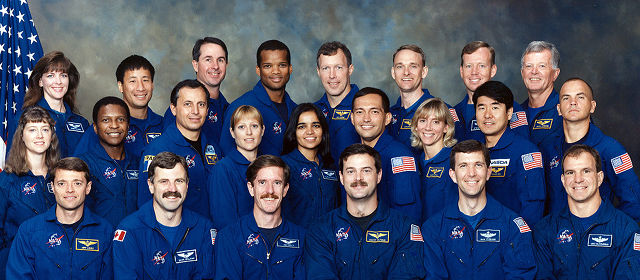
#> input picture src/Tasks/ImageTransformations/images/faces.jpg, 640 x 280 px
$ jupyter execute --allow-errors image-transformations.ipynb   (older library calls are emulated)
#> lines starting #> are read from the running program, lines starting #| are printed output that depends on the picture; after the words box and inside, x2 and y2 are one past the last pixel; in counts of white or black regions, pixels touching at a corner belong together
[cell 1]
import numpy as np
import cv2
import matplotlib.pyplot as plt
import scipy.misc
from scipy import ndimage

#> (a cell that did not finish here is left out)

[cell 3]
#Implement image translation using Numpy and OpenCV.

image = cv2.imread("images/faces.jpg")
#> image is the input picture: shape (280, 640, 3); mean B, G, R 102.4, 79.3, 71.3
height, width = image.shape[:2]
#> height = 280; width = 640

plt.imshow(cv2.cvtColor(image, cv2.COLOR_BGR2RGB))
plt.title("Original Image")
plt.show()

quarter_height, quarter_width = height / 4, width / 4
#> quarter_height = 70; quarter_width = 160

T = np.float32([[1, 0, quarter_width], [0, 1, quarter_height]])
#> T = [[1, 0, 160], [0, 1, 70]]

img_translation = cv2.warpAffine(image, T, (width, height))
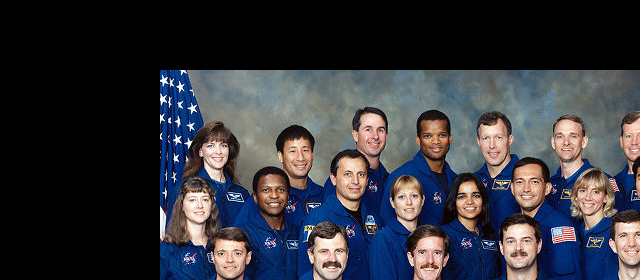
#> img_translation: shape (280, 640, 3); mean B, G, R 59.8, 53.3, 52.5

plt.imshow(cv2.cvtColor(img_translation, cv2.COLOR_BGR2RGB))
plt.title("Translation")
plt.show()

[cell 4]
#Implement image translation using Numpy and OpenCV.
#numpy
image = cv2.imread("images/faces.jpg")


height, width = image.shape[:-1]
shift = 100
rolled = np.roll(image, shift, axis=[0, 1])
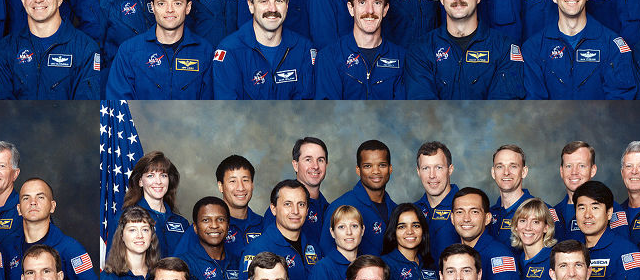
#> rolled: shape (280, 640, 3); mean B, G, R 102.4, 79.3, 71.3
rolled = cv2.rectangle(rolled, (0, 0), (width, shift), 0, -1)
rolled = cv2.rectangle(rolled, (0, 0), (shift, height), 0, -1)
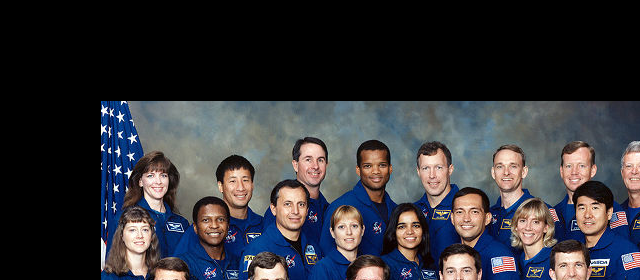
#> rolled: shape (280, 640, 3); mean B, G, R 56.8, 52.1, 52.3
plt.imshow(rolled)

#> (a cell that did not finish here is left out)

[cell 6]
#Implement image rotation using Numpy and OpenCV.
#OpenCV
face = cv2.imread("images/faces.jpg")
image = cv2.rotate(face, cv2.ROTATE_90_COUNTERCLOCKWISE)
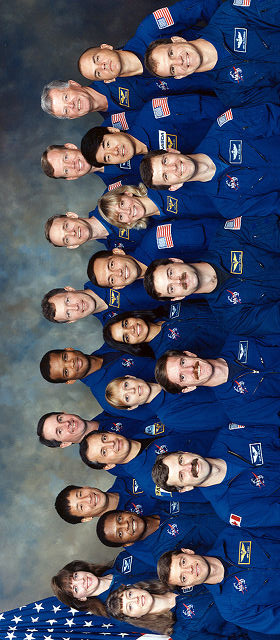
#> image: shape (640, 280, 3); mean B, G, R 102.4, 79.3, 71.3
plt.imshow(cv2.cvtColor(image, cv2.COLOR_BGR2RGB))

[cell 7]
#Implement image resizing using OpenCV

image = cv2.imread("images/faces.jpg")
plt.imshow(cv2.cvtColor(image, cv2.COLOR_BGR2RGB))
plt.show()

half = cv2.resize(image, (0, 0), fx = 0.1, fy = 0.1)
bigger = cv2.resize(image, (1050, 1610))
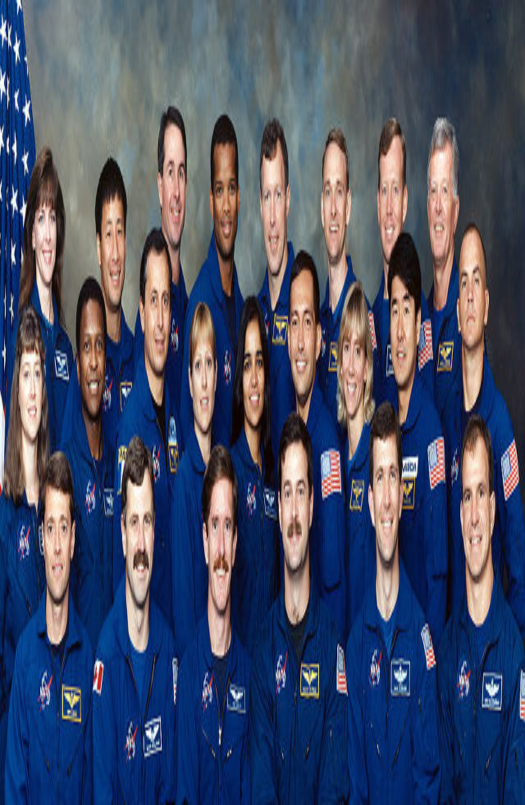
#> bigger: shape (1610, 1050, 3) (shown at 1/2 size); mean B, G, R 102.2, 79.2, 71.2

stretch_near = cv2.resize(image, (780, 540), interpolation = cv2.INTER_NEAREST)
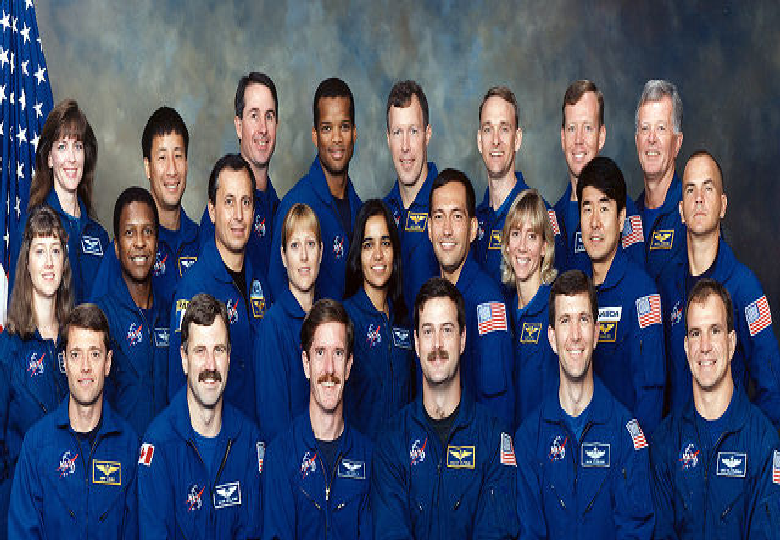
#> stretch_near: shape (540, 780, 3); mean B, G, R 102.4, 79.4, 71.4


Titles =["Original", "Half", "Bigger", "Interpolation Nearest"]
images =[image, half, bigger, stretch_near]
count = 4

for i in range(count):
    plt.subplot(2, 2, i + 1)
    plt.title(Titles[i])
    plt.imshow(images[i])

plt.show()
#> figure, not shown here; B, G, R data is drawn as R, G, B

[cell 8]
# Implement bitwise operations: AND, OR, XOR.

rectangle = np.zeros((300, 300), dtype="uint8")
cv2.rectangle(rectangle, (25, 25), (275, 275), 255, -1)
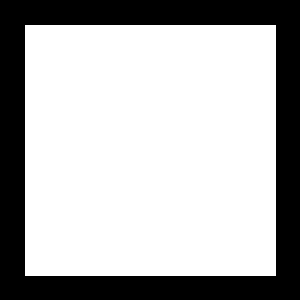
#> rectangle: shape (300, 300); 70% white; 1 black region, box (x1, y1, x2, y2) and area: (0, 0, 300, 300) 26999
plt.imshow(cv2.cvtColor(rectangle, cv2.COLOR_BGR2RGB))
plt.title("Rectangle")
plt.show()


circle = np.zeros((300, 300), dtype = "uint8")
cv2.circle(circle, (150, 150), 150, 255, -1)
#> circle: shape (300, 300); 78.5% white; 4 black regions, box (x1, y1, x2, y2) and area: (0, 0, 150, 150) 4980, (151, 0, 300, 133) 4830, (0, 151, 133, 300) 4830, (168, 168, 300, 300) 4681
plt.imshow(cv2.cvtColor(circle, cv2.COLOR_BGR2RGB))
plt.title("Circle")
plt.show()


bitwise_and = cv2.bitwise_and(rectangle, circle)
#> bitwise_and: shape (300, 300); 66.4% white; 1 black region, box (x1, y1, x2, y2) and area: (0, 0, 300, 300) 30235
plt.imshow(cv2.cvtColor(bitwise_and, cv2.COLOR_BGR2RGB))
plt.title("bitwise AND")
plt.show()


bitwise_or = cv2.bitwise_or(rectangle, circle)
#> bitwise_or: shape (300, 300); 82.1% white; 4 black regions, box (x1, y1, x2, y2) and area: (0, 0, 150, 150) 4171, (151, 0, 300, 133) 4021, (0, 151, 133, 300) 4021, (168, 168, 300, 300) 3872
plt.imshow(cv2.cvtColor(bitwise_or, cv2.COLOR_BGR2RGB))
plt.title("bitwise OR")
plt.show()


bitwise_xor = cv2.bitwise_xor(rectangle, circle)
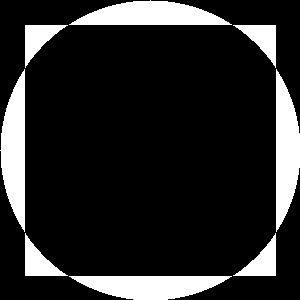
#> bitwise_xor: shape (300, 300); 15.7% white; 8 white regions, largest, box (x1, y1, x2, y2) and area: (69, 0, 232, 25) 2729, (0, 69, 25, 232) 2729, (276, 69, 300, 232) 2728
plt.imshow(cv2.cvtColor(bitwise_xor, cv2.COLOR_BGR2RGB))
plt.title("bitwise XOR")
plt.show()

[cell 9]
image = cv2.imread("images/faces.jpg")

plt.imshow(cv2.cvtColor(image, cv2.COLOR_BGR2RGB))
plt.title("Original")
plt.show()

mask = np.zeros(image.shape[:2], dtype="uint8")
cv2.circle(mask, (300, 150), 100, 255, -1)
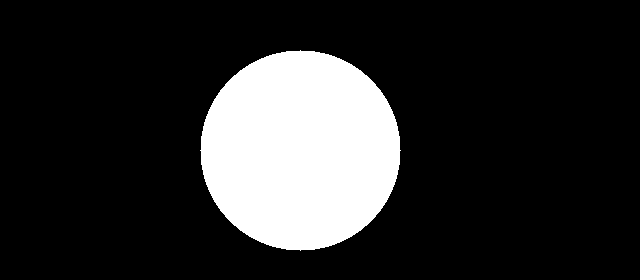
#> mask: shape (280, 640); 17.5% white; 1 white region, box (x1, y1, x2, y2) and area: (200, 50, 401, 251) 31417
masked = cv2.bitwise_and(image, image, mask=mask)
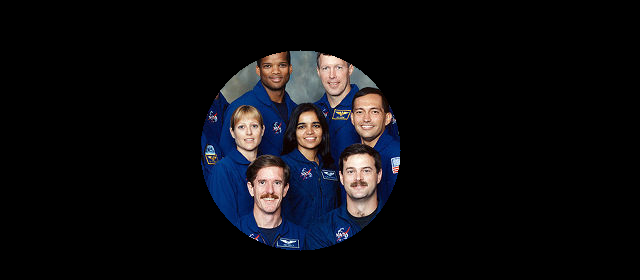
#> masked: shape (280, 640, 3); mean B, G, R 16.7, 13.4, 13.5
plt.imshow(cv2.cvtColor(mask, cv2.COLOR_BGR2RGB))
plt.title("Mask")
plt.show()

plt.imshow(cv2.cvtColor(masked, cv2.COLOR_BGR2RGB))
plt.title("Mask Applied to Image")
plt.show()
